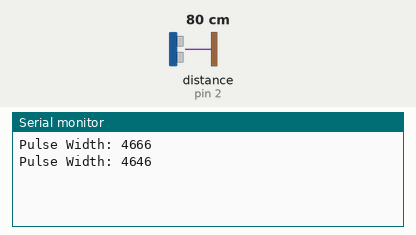
Simulated run of this sketch. Board: Arduino Uno, built with avr-gcc and run on an emulated ATmega328P. Parts: the last lines printed to the serial monitor. Wiring (inferred from the names in the program): ultrasonic range finder: trigger pin 4; echo pin 2. The inputs (shaded band) are chosen by the test bench; at power-on: distance to the obstacle (sensor on pin 2) 80 cm. The echo pulse lasts 58.3 µs per cm.

Above: at 1.8 s.
1.9 s: distance to the obstacle (sensor on pin 2) set to 2 cm
At 2.8 s:
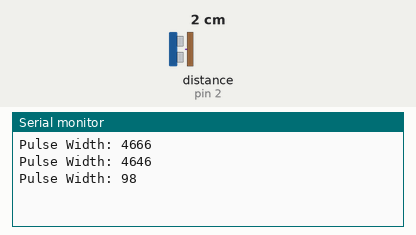
3.4 s: distance to the obstacle (sensor on pin 2) set to 4 cm
At 4.8 s:
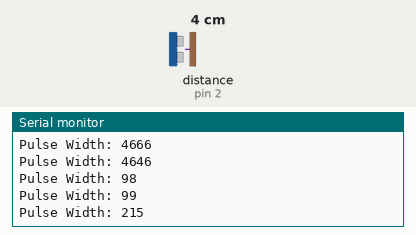
Timing chart, 0 to 6.4 s (numbered marks = the images above; inputs shaded):
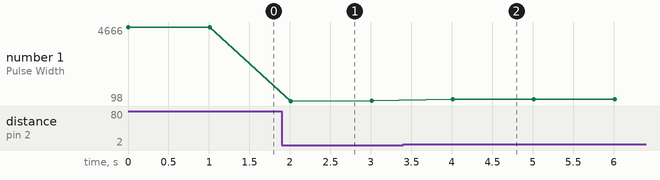

Measured:
- after the input at 1.9 s, the serial monitor: prints a new line after 0.11 s (image 1)
- after the input at 3.4 s, the serial monitor: prints a new line after 0.61 s (image 2)
- plotted number 1: 4646 → 99 after the input at 1.9 s, 99 → 216 after the input at 3.4 s

The sketch:

ultra_sonic.ino
```cpp
#define sensorTrigPin    4
#define sensorEchoPin    2

void setup()
{
    Serial.begin(9600);
    pinMode(sensorTrigPin, OUTPUT);
    pinMode(sensorEchoPin, INPUT);
}

void loop()
{
    int pulseWidth = 0;

    digitalWrite(sensorTrigPin, HIGH);
    //delayMicroseconds(10);
    digitalWrite(sensorTrigPin, LOW);

    pulseWidth = pulseIn(sensorEchoPin, HIGH);

    Serial.print("Pulse Width: ");
    Serial.println(pulseWidth);
    delay(1000);
}
```
